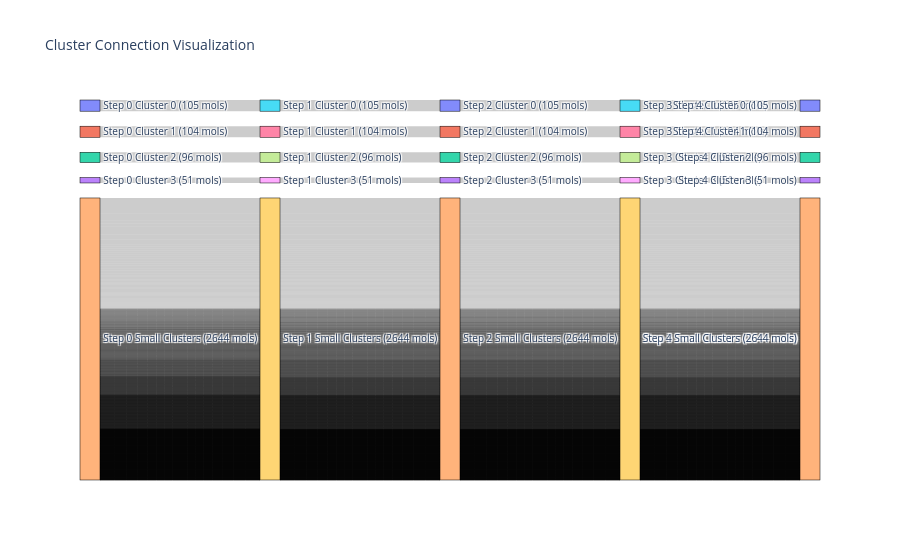

The notebook cell saved with this chart:
### Code cell
cluster_connect_vis(smiles, min_size=50)

### Figure 1 — Plotly figure (JSON) as saved in the notebook; plotly's stock layout.template omitted (floating-point values rounded to 4 significant figures; data arrays with more than 128 entries replaced by an {"elided": "..."} marker saying what was removed)
{"data": [{"link": {"source": {"elided": "3496 int values"}, "target": {"elided": "3496 int values"}, "value": {"elided": "3496 int values"}}, "node": {"label": ["Step 0\nCluster 0\n(105 mols)", "Step 0\nCluster 1\n(104 mols)", "Step 0\nCluster 2\n(96 mols)", "Step 0\nCluster 3\n(51 mols)", "Step 0\nSmall Clusters\n(2644 mols)", "Step 1\nCluster 0\n(105 mols)", "Step 1\nCluster 1\n(104 mols)", "Step 1\nCluster 2\n(96 mols)", "Step 1\nCluster 3\n(51 mols)", "Step 1\nSmall Clusters\n(2644 mols)", "Step 2\nCluster 0\n(105 mols)", "Step 2\nCluster 1\n(104 mols)", "Step 2\nCluster 2\n(96 mols)", "Step 2\nCluster 3\n(51 mols)", "Step 2\nSmall Clusters\n(2644 mols)", "Step 3\nCluster 0\n(105 mols)", "Step 3\nCluster 1\n(104 mols)", "Step 3\nCluster 2\n(96 mols)", "Step 3\nCluster 3\n(51 mols)", "Step 3\nSmall Clusters\n(2644 mols)", "Step 4\nCluster 0\n(105 mols)", "Step 4\nCluster 1\n(104 mols)", "Step 4\nCluster 2\n(96 mols)", "Step 4\nCluster 3\n(51 mols)", "Step 4\nSmall Clusters\n(2644 mols)"], "line": {"color": "black", "width": 0.5}, "pad": 15, "thickness": 20}, "type": "sankey"}], "layout": {"font": {"size": 10}, "title": {"text": "Cluster Connection Visualization"}}}
